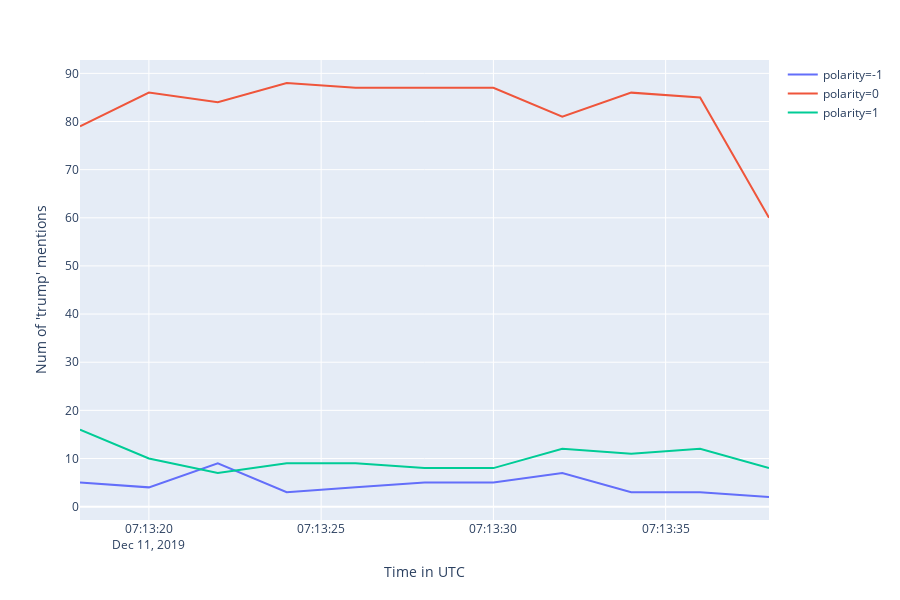

The notebook cell saved with this chart:
### Code cell
# -*- coding: utf-8 -*-
"""
Created on Sat Dec  7 15:10:47 2019

@author: Parth
"""
import settings
import mysql.connector
import pandas as pd
import time
import itertools
import math
import seaborn as sns
import matplotlib.pyplot as plt
import matplotlib as mpl
import plotly.express as px
import datetime
from IPython.display import clear_output
import plotly.offline as py
import plotly.graph_objs as go
from plotly.subplots import make_subplots
import tweepy
import numpy as np
import re
import nltk
from nltk.probability import FreqDist
from nltk.tokenize import word_tokenize
from nltk.corpus import stopwords
consumer_key='rNrnFupaEqKt0eb7hjbdHKdWg'
consumer_secret= 'DTTMoQOrCBmngaXmOnFhrBjdjwtT54x0AbGvNwwuqyYNWwEvc7'
access_token='1002268050513575936-gGrQUmDiMyCxO2Y88lc3ojqNzbtLGm'
access_token_secret='G572YTe2S5TQTTaXhFvl1WyNopa8ilrkgWSlCXBZQwU4C'
auth = tweepy.OAuthHandler(consumer_key, consumer_secret)
auth.set_access_token(access_token, access_token_secret)

api = tweepy.API(auth,wait_on_rate_limit=True)


db_connection = mysql.connector.connect(
    host="localhost",
    user="root",
    passwd="parth123n@#*",
    database="trumpdb",
    charset = 'utf8'
)


timenow = (datetime.datetime.utcnow() - datetime.timedelta(hours=0, minutes=30)).strftime('%Y-%m-%d %H:%M:%S')
query = "SELECT id_str, text, created_at, polarity, user_location FROM {}" \
                 .format(settings.TABLE_NAME)
df = pd.read_sql(query, con=db_connection)
# UTC for date time at default

#df['created_at'] = pd.to_datetime(df['created_at'])


# Clean and transform data to enable time series
result = df.groupby([pd.Grouper(key='created_at', freq='2s'), 'polarity']).count().unstack(fill_value=0).stack().reset_index()
#result['created_at'] = pd.to_datetime(result['created_at']).apply(lambda x: x.strftime('%m-%d %H:%M'))
#result = df
result = result.rename(columns={"id_str": "Num of '{}' mentions".format(settings.TRACK_WORDS), "created_at":"Time in UTC"})
fig = px.line(result, x='Time in UTC', y="Num of '{}' mentions".format(settings.TRACK_WORDS), color='polarity')
fig.show()
time.sleep(60)

#fig = px.line(result, x='Time in UTC', y="Num of '{}' mentions".format(settings.TRACK_WORDS[0]), color='polarity')
#fig.show()
#time.sleep(60)
'''
df=df.set_index('created_at')

sns.set(rc={'figure.figsize':(11, 4)})

df['polarity'].plot(linewidth=0.7)
'''



content = ' '.join(df["text"])
content = re.sub(r"http\S+", "", content)
content = content.replace('RT ', ' ').replace('&amp;', 'and')
content = re.sub('[^A-Za-z0-9]+', ' ', content)
content = content.lower()

tokenized_word = word_tokenize(content)
stop_words=set(stopwords.words("english"))
filtered_sent=[]
for w in tokenized_word:
    if w not in stop_words:
        filtered_sent.append(w)
fdist = FreqDist(filtered_sent)
fd = pd.DataFrame(fdist.most_common(10), columns = ["Word","Frequency"]).drop([0]).reindex()

y=fd['Frequency']
x=fd['Word']

index=np.arange(len(x))
plt.bar(index,y)
plt.xlabel('Words',fontsize=10)
plt.ylabel('Frequency',fontsize=10)
plt.xticks(index,x,fontsize=10,rotation=30)
plt.show()

### Figure 1 — Plotly figure (JSON) as saved in the notebook; plotly's stock layout.template omitted (floating-point values rounded to 4 significant figures)
{"data": [{"hoverlabel": {"namelength": 0}, "hovertemplate": "polarity=-1<br>Time in UTC=%{x}<br>Num of 'trump' mentions=%{y}", "legendgroup": "polarity=-1", "line": {"color": "#636efa", "dash": "solid"}, "mode": "lines", "name": "polarity=-1", "showlegend": true, "type": "scatter", "x": ["2019-12-11T07:13:18", "2019-12-11T07:13:20", "2019-12-11T07:13:22", "2019-12-11T07:13:24", "2019-12-11T07:13:26", "2019-12-11T07:13:28", "2019-12-11T07:13:30", "2019-12-11T07:13:32", "2019-12-11T07:13:34", "2019-12-11T07:13:36", "2019-12-11T07:13:38"], "xaxis": "x", "y": [5, 4, 9, 3, 4, 5, 5, 7, 3, 3, 2], "yaxis": "y"}, {"hoverlabel": {"namelength": 0}, "hovertemplate": "polarity=0<br>Time in UTC=%{x}<br>Num of 'trump' mentions=%{y}", "legendgroup": "polarity=0", "line": {"color": "#EF553B", "dash": "solid"}, "mode": "lines", "name": "polarity=0", "showlegend": true, "type": "scatter", "x": ["2019-12-11T07:13:18", "2019-12-11T07:13:20", "2019-12-11T07:13:22", "2019-12-11T07:13:24", "2019-12-11T07:13:26", "2019-12-11T07:13:28", "2019-12-11T07:13:30", "2019-12-11T07:13:32", "2019-12-11T07:13:34", "2019-12-11T07:13:36", "2019-12-11T07:13:38"], "xaxis": "x", "y": [79, 86, 84, 88, 87, 87, 87, 81, 86, 85, 60], "yaxis": "y"}, {"hoverlabel": {"namelength": 0}, "hovertemplate": "polarity=1<br>Time in UTC=%{x}<br>Num of 'trump' mentions=%{y}", "legendgroup": "polarity=1", "line": {"color": "#00cc96", "dash": "solid"}, "mode": "lines", "name": "polarity=1", "showlegend": true, "type": "scatter", "x": ["2019-12-11T07:13:18", "2019-12-11T07:13:20", "2019-12-11T07:13:22", "2019-12-11T07:13:24", "2019-12-11T07:13:26", "2019-12-11T07:13:28", "2019-12-11T07:13:30", "2019-12-11T07:13:32", "2019-12-11T07:13:34", "2019-12-11T07:13:36", "2019-12-11T07:13:38"], "xaxis": "x", "y": [16, 10, 7, 9, 9, 8, 8, 12, 11, 12, 8], "yaxis": "y"}], "layout": {"height": 600, "legend": {"tracegroupgap": 0}, "margin": {"t": 60}, "xaxis": {"anchor": "y", "domain": [0, 1], "title": {"text": "Time in UTC"}}, "yaxis": {"anchor": "x", "domain": [0, 1], "title": {"text": "Num of 'trump' mentions"}}}}
